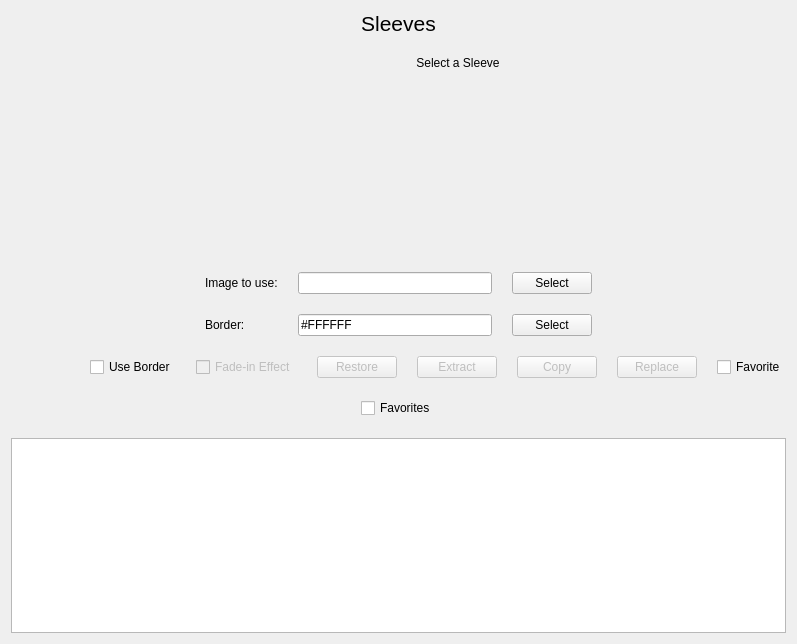
<?xml version="1.0" encoding="UTF-8"?>
<ui version="4.0">
 <class>Sleeve</class>
 <widget class="QWidget" name="Sleeve">
  <property name="geometry">
   <rect>
    <x>0</x>
    <y>0</y>
    <width>797</width>
    <height>644</height>
   </rect>
  </property>
  <property name="windowTitle">
   <string>Form</string>
  </property>
  <layout class="QVBoxLayout" name="verticalLayout">
   <property name="spacing">
    <number>20</number>
   </property>
   <item>
    <widget class="QLabel" name="label">
     <property name="font">
      <font>
       <pointsize>16</pointsize>
      </font>
     </property>
     <property name="text">
      <string>Sleeves</string>
     </property>
     <property name="alignment">
      <set>Qt::AlignmentFlag::AlignHCenter|Qt::AlignmentFlag::AlignTop</set>
     </property>
    </widget>
   </item>
   <item>
    <layout class="QHBoxLayout" name="main_content">
     <item>
      <spacer name="horizontalSpacer_5">
       <property name="orientation">
        <enum>Qt::Orientation::Horizontal</enum>
       </property>
       <property name="sizeHint" stdset="0">
        <size>
         <width>40</width>
         <height>20</height>
        </size>
       </property>
      </spacer>
     </item>
     <item>
      <widget class="QLabel" name="current">
       <property name="sizePolicy">
        <sizepolicy hsizetype="Expanding" vsizetype="Expanding">
         <horstretch>0</horstretch>
         <verstretch>0</verstretch>
        </sizepolicy>
       </property>
       <property name="minimumSize">
        <size>
         <width>1</width>
         <height>1</height>
        </size>
       </property>
       <property name="maximumSize">
        <size>
         <width>256</width>
         <height>374</height>
        </size>
       </property>
       <property name="toolTip">
        <string>Current</string>
       </property>
       <property name="text">
        <string/>
       </property>
       <property name="pixmap">
        <pixmap resource="../resources.qrc">:/card/images/sleeve.png</pixmap>
       </property>
       <property name="scaledContents">
        <bool>true</bool>
       </property>
       <property name="alignment">
        <set>Qt::AlignmentFlag::AlignHCenter|Qt::AlignmentFlag::AlignTop</set>
       </property>
      </widget>
     </item>
     <item>
      <spacer name="horizontalSpacer_7">
       <property name="orientation">
        <enum>Qt::Orientation::Horizontal</enum>
       </property>
       <property name="sizeHint" stdset="0">
        <size>
         <width>40</width>
         <height>20</height>
        </size>
       </property>
      </spacer>
     </item>
     <item>
      <layout class="QVBoxLayout" name="verticalLayout_5">
       <property name="sizeConstraint">
        <enum>QLayout::SizeConstraint::SetMinimumSize</enum>
       </property>
       <item>
        <widget class="QLabel" name="bundle">
         <property name="sizePolicy">
          <sizepolicy hsizetype="Preferred" vsizetype="Preferred">
           <horstretch>0</horstretch>
           <verstretch>0</verstretch>
          </sizepolicy>
         </property>
         <property name="minimumSize">
          <size>
           <width>100</width>
           <height>0</height>
          </size>
         </property>
         <property name="text">
          <string>Select a Sleeve</string>
         </property>
         <property name="alignment">
          <set>Qt::AlignmentFlag::AlignHCenter|Qt::AlignmentFlag::AlignTop</set>
         </property>
        </widget>
       </item>
      </layout>
     </item>
     <item>
      <spacer name="horizontalSpacer_8">
       <property name="orientation">
        <enum>Qt::Orientation::Horizontal</enum>
       </property>
       <property name="sizeHint" stdset="0">
        <size>
         <width>40</width>
         <height>20</height>
        </size>
       </property>
      </spacer>
     </item>
     <item>
      <widget class="QLabel" name="preview">
       <property name="sizePolicy">
        <sizepolicy hsizetype="Maximum" vsizetype="Maximum">
         <horstretch>0</horstretch>
         <verstretch>0</verstretch>
        </sizepolicy>
       </property>
       <property name="maximumSize">
        <size>
         <width>256</width>
         <height>374</height>
        </size>
       </property>
       <property name="toolTip">
        <string>Preview</string>
       </property>
       <property name="text">
        <string/>
       </property>
       <property name="pixmap">
        <pixmap resource="../resources.qrc">:/card/images/sleeve.png</pixmap>
       </property>
       <property name="scaledContents">
        <bool>true</bool>
       </property>
       <property name="alignment">
        <set>Qt::AlignmentFlag::AlignHCenter|Qt::AlignmentFlag::AlignTop</set>
       </property>
      </widget>
     </item>
     <item>
      <spacer name="horizontalSpacer_6">
       <property name="orientation">
        <enum>Qt::Orientation::Horizontal</enum>
       </property>
       <property name="sizeHint" stdset="0">
        <size>
         <width>40</width>
         <height>20</height>
        </size>
       </property>
      </spacer>
     </item>
    </layout>
   </item>
   <item>
    <layout class="QHBoxLayout" name="horizontalLayout_3">
     <item>
      <spacer name="horizontalSpacer_4">
       <property name="orientation">
        <enum>Qt::Orientation::Horizontal</enum>
       </property>
       <property name="sizeHint" stdset="0">
        <size>
         <width>40</width>
         <height>20</height>
        </size>
       </property>
      </spacer>
     </item>
     <item>
      <layout class="QVBoxLayout" name="verticalLayout_2">
       <item>
        <widget class="QLabel" name="label_4">
         <property name="text">
          <string>Image to use:</string>
         </property>
        </widget>
       </item>
       <item>
        <widget class="QLabel" name="label_5">
         <property name="text">
          <string>Border:</string>
         </property>
        </widget>
       </item>
      </layout>
     </item>
     <item>
      <layout class="QVBoxLayout" name="verticalLayout_3">
       <item>
        <widget class="QLineEdit" name="sleeveEdit">
         <property name="enabled">
          <bool>true</bool>
         </property>
         <property name="readOnly">
          <bool>true</bool>
         </property>
        </widget>
       </item>
       <item>
        <widget class="QLineEdit" name="borderEdit">
         <property name="enabled">
          <bool>true</bool>
         </property>
         <property name="cursor">
          <cursorShape>PointingHandCursor</cursorShape>
         </property>
         <property name="text">
          <string>#FFFFFF</string>
         </property>
         <property name="readOnly">
          <bool>true</bool>
         </property>
        </widget>
       </item>
      </layout>
     </item>
     <item>
      <layout class="QVBoxLayout" name="verticalLayout_4">
       <item>
        <widget class="QPushButton" name="selectButton">
         <property name="cursor">
          <cursorShape>PointingHandCursor</cursorShape>
         </property>
         <property name="text">
          <string>Select</string>
         </property>
         <property name="icon">
          <iconset theme="QIcon::ThemeIcon::DocumentOpen"/>
         </property>
        </widget>
       </item>
       <item>
        <widget class="QPushButton" name="borderButton">
         <property name="cursor">
          <cursorShape>PointingHandCursor</cursorShape>
         </property>
         <property name="text">
          <string>Select</string>
         </property>
         <property name="icon">
          <iconset theme="QIcon::ThemeIcon::EditFind"/>
         </property>
        </widget>
       </item>
      </layout>
     </item>
     <item>
      <spacer name="horizontalSpacer">
       <property name="orientation">
        <enum>Qt::Orientation::Horizontal</enum>
       </property>
       <property name="sizeHint" stdset="0">
        <size>
         <width>40</width>
         <height>20</height>
        </size>
       </property>
      </spacer>
     </item>
    </layout>
   </item>
   <item>
    <layout class="QHBoxLayout" name="horizontalLayout_4">
     <item>
      <spacer name="horizontalSpacer_2">
       <property name="orientation">
        <enum>Qt::Orientation::Horizontal</enum>
       </property>
       <property name="sizeType">
        <enum>QSizePolicy::Policy::Expanding</enum>
       </property>
       <property name="sizeHint" stdset="0">
        <size>
         <width>120</width>
         <height>20</height>
        </size>
       </property>
      </spacer>
     </item>
     <item>
      <widget class="QCheckBox" name="checkBox">
       <property name="cursor">
        <cursorShape>PointingHandCursor</cursorShape>
       </property>
       <property name="text">
        <string>Use Border</string>
       </property>
      </widget>
     </item>
     <item>
      <widget class="QCheckBox" name="fadeCheckBox">
       <property name="enabled">
        <bool>false</bool>
       </property>
       <property name="cursor">
        <cursorShape>PointingHandCursor</cursorShape>
       </property>
       <property name="text">
        <string>Fade-in Effect</string>
       </property>
      </widget>
     </item>
     <item>
      <widget class="QPushButton" name="restoreButton">
       <property name="enabled">
        <bool>false</bool>
       </property>
       <property name="cursor">
        <cursorShape>PointingHandCursor</cursorShape>
       </property>
       <property name="text">
        <string>Restore</string>
       </property>
      </widget>
     </item>
     <item>
      <widget class="QPushButton" name="extractButton">
       <property name="enabled">
        <bool>false</bool>
       </property>
       <property name="sizePolicy">
        <sizepolicy hsizetype="Fixed" vsizetype="Fixed">
         <horstretch>0</horstretch>
         <verstretch>0</verstretch>
        </sizepolicy>
       </property>
       <property name="cursor">
        <cursorShape>PointingHandCursor</cursorShape>
       </property>
       <property name="layoutDirection">
        <enum>Qt::LayoutDirection::LeftToRight</enum>
       </property>
       <property name="text">
        <string>Extract</string>
       </property>
      </widget>
     </item>
     <item>
      <widget class="QPushButton" name="copyButton">
       <property name="enabled">
        <bool>false</bool>
       </property>
       <property name="sizePolicy">
        <sizepolicy hsizetype="Fixed" vsizetype="Fixed">
         <horstretch>0</horstretch>
         <verstretch>0</verstretch>
        </sizepolicy>
       </property>
       <property name="minimumSize">
        <size>
         <width>0</width>
         <height>0</height>
        </size>
       </property>
       <property name="cursor">
        <cursorShape>PointingHandCursor</cursorShape>
       </property>
       <property name="layoutDirection">
        <enum>Qt::LayoutDirection::LeftToRight</enum>
       </property>
       <property name="text">
        <string>Copy</string>
       </property>
      </widget>
     </item>
     <item>
      <widget class="QPushButton" name="replaceButton">
       <property name="enabled">
        <bool>false</bool>
       </property>
       <property name="sizePolicy">
        <sizepolicy hsizetype="Fixed" vsizetype="Fixed">
         <horstretch>0</horstretch>
         <verstretch>0</verstretch>
        </sizepolicy>
       </property>
       <property name="cursor">
        <cursorShape>PointingHandCursor</cursorShape>
       </property>
       <property name="layoutDirection">
        <enum>Qt::LayoutDirection::LeftToRight</enum>
       </property>
       <property name="text">
        <string>Replace</string>
       </property>
      </widget>
     </item>
     <item>
      <widget class="QCheckBox" name="favoriteBox">
       <property name="text">
        <string>Favorite</string>
       </property>
      </widget>
     </item>
     <item>
      <spacer name="horizontalSpacer_3">
       <property name="orientation">
        <enum>Qt::Orientation::Horizontal</enum>
       </property>
       <property name="sizeHint" stdset="0">
        <size>
         <width>40</width>
         <height>20</height>
        </size>
       </property>
      </spacer>
     </item>
    </layout>
   </item>
   <item>
    <layout class="QHBoxLayout" name="horizontalLayout">
     <item>
      <spacer name="horizontalSpacer_9">
       <property name="orientation">
        <enum>Qt::Orientation::Horizontal</enum>
       </property>
       <property name="sizeHint" stdset="0">
        <size>
         <width>40</width>
         <height>20</height>
        </size>
       </property>
      </spacer>
     </item>
     <item>
      <widget class="QCheckBox" name="favoritesBox">
       <property name="text">
        <string>Favorites</string>
       </property>
      </widget>
     </item>
     <item>
      <spacer name="horizontalSpacer_10">
       <property name="orientation">
        <enum>Qt::Orientation::Horizontal</enum>
       </property>
       <property name="sizeHint" stdset="0">
        <size>
         <width>40</width>
         <height>20</height>
        </size>
       </property>
      </spacer>
     </item>
    </layout>
   </item>
   <item>
    <widget class="QListView" name="sleevesView">
     <property name="cursor" stdset="0">
      <cursorShape>PointingHandCursor</cursorShape>
     </property>
     <property name="frameShape">
      <enum>QFrame::Shape::StyledPanel</enum>
     </property>
     <property name="iconSize">
      <size>
       <width>256</width>
       <height>362</height>
      </size>
     </property>
     <property name="resizeMode">
      <enum>QListView::ResizeMode::Adjust</enum>
     </property>
     <property name="layoutMode">
      <enum>QListView::LayoutMode::Batched</enum>
     </property>
     <property name="spacing">
      <number>2</number>
     </property>
     <property name="viewMode">
      <enum>QListView::ViewMode::IconMode</enum>
     </property>
    </widget>
   </item>
  </layout>
 </widget>
 <resources>
  <include location="../resources.qrc"/>
 </resources>
 <connections/>
</ui>
